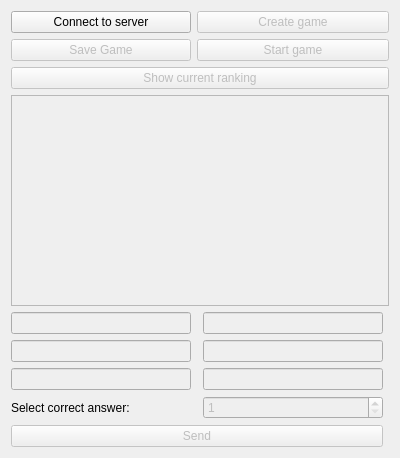
<?xml version="1.0" encoding="UTF-8"?>
<ui version="4.0">
 <class>CreatorWindow</class>
 <widget class="QWidget" name="CreatorWindow">
  <property name="geometry">
   <rect>
    <x>0</x>
    <y>0</y>
    <width>400</width>
    <height>458</height>
   </rect>
  </property>
  <property name="windowTitle">
   <string>Twórca gry</string>
  </property>
  <layout class="QGridLayout" name="gridLayout">
   <item row="7" column="2">
    <widget class="QLineEdit" name="ans4Edit">
     <property name="enabled">
      <bool>false</bool>
     </property>
     <property name="text">
      <string/>
     </property>
     <property name="clearButtonEnabled">
      <bool>false</bool>
     </property>
    </widget>
   </item>
   <item row="7" column="0">
    <widget class="QLineEdit" name="ans3Edit">
     <property name="enabled">
      <bool>false</bool>
     </property>
     <property name="text">
      <string/>
     </property>
     <property name="clearButtonEnabled">
      <bool>false</bool>
     </property>
    </widget>
   </item>
   <item row="6" column="2">
    <widget class="QLineEdit" name="ans2Edit">
     <property name="enabled">
      <bool>false</bool>
     </property>
     <property name="text">
      <string/>
     </property>
     <property name="clearButtonEnabled">
      <bool>false</bool>
     </property>
    </widget>
   </item>
   <item row="8" column="0" colspan="2">
    <widget class="QLabel" name="label">
     <property name="text">
      <string>Select correct answer:</string>
     </property>
    </widget>
   </item>
   <item row="4" column="0" colspan="4">
    <widget class="QListView" name="chatView">
     <property name="enabled">
      <bool>false</bool>
     </property>
     <property name="editTriggers">
      <set>QAbstractItemView::NoEditTriggers</set>
     </property>
    </widget>
   </item>
   <item row="10" column="0" colspan="3">
    <widget class="QPushButton" name="sendButton">
     <property name="enabled">
      <bool>false</bool>
     </property>
     <property name="text">
      <string>Send</string>
     </property>
     <property name="default">
      <bool>true</bool>
     </property>
    </widget>
   </item>
   <item row="0" column="1" colspan="3">
    <widget class="QPushButton" name="gameButton">
     <property name="enabled">
      <bool>false</bool>
     </property>
     <property name="text">
      <string>Create game</string>
     </property>
    </widget>
   </item>
   <item row="0" column="0">
    <widget class="QPushButton" name="connectButton">
     <property name="text">
      <string>Connect to server</string>
     </property>
    </widget>
   </item>
   <item row="6" column="0">
    <widget class="QLineEdit" name="ans1Edit">
     <property name="enabled">
      <bool>false</bool>
     </property>
     <property name="text">
      <string/>
     </property>
     <property name="clearButtonEnabled">
      <bool>false</bool>
     </property>
    </widget>
   </item>
   <item row="1" column="1" colspan="3">
    <widget class="QPushButton" name="startButton">
     <property name="enabled">
      <bool>false</bool>
     </property>
     <property name="text">
      <string>Start game</string>
     </property>
    </widget>
   </item>
   <item row="5" column="0">
    <widget class="QLineEdit" name="questionEdit">
     <property name="enabled">
      <bool>false</bool>
     </property>
     <property name="layoutDirection">
      <enum>Qt::LeftToRight</enum>
     </property>
     <property name="text">
      <string/>
     </property>
     <property name="clearButtonEnabled">
      <bool>false</bool>
     </property>
    </widget>
   </item>
   <item row="5" column="2">
    <widget class="QLineEdit" name="timeEdit">
     <property name="enabled">
      <bool>false</bool>
     </property>
    </widget>
   </item>
   <item row="1" column="0">
    <widget class="QPushButton" name="saveButton">
     <property name="enabled">
      <bool>false</bool>
     </property>
     <property name="text">
      <string>Save Game</string>
     </property>
    </widget>
   </item>
   <item row="8" column="2">
    <widget class="QSpinBox" name="correctBox">
     <property name="enabled">
      <bool>false</bool>
     </property>
     <property name="minimum">
      <number>1</number>
     </property>
     <property name="maximum">
      <number>4</number>
     </property>
    </widget>
   </item>
   <item row="3" column="0" colspan="4">
    <widget class="QPushButton" name="rankButton">
     <property name="enabled">
      <bool>false</bool>
     </property>
     <property name="text">
      <string>Show current ranking</string>
     </property>
    </widget>
   </item>
  </layout>
 </widget>
 <resources/>
 <connections/>
</ui>
